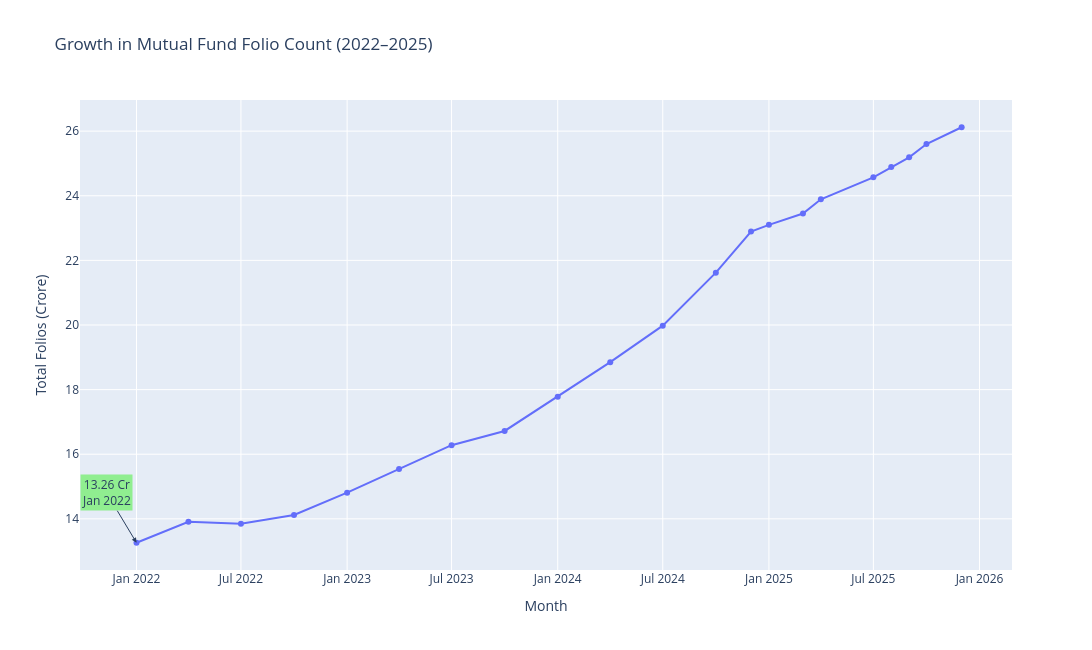

The code cell stored with this chart in its notebook:
### Code cell
fig.add_annotation(
    x="2022-01-01",
    y=13.26,
    text="13.26 Cr<br>Jan 2022",
    showarrow=True,
    arrowhead=2,
    bgcolor="lightgreen",
    ax=-30,
    ay=-50
)

### Figure 1 — Plotly figure (JSON) as saved in the notebook; plotly's stock layout.template omitted (floating-point values rounded to 4 significant figures)
{"data": [{"hovertemplate": "Month=%{x}<br>Total Folios (Crore)=%{y}<extra></extra>", "legendgroup": "", "line": {"color": "#636efa", "dash": "solid"}, "marker": {"symbol": "circle"}, "mode": "lines+markers", "name": "", "orientation": "v", "showlegend": false, "type": "scatter", "x": ["2022-01-01T00:00:00", "2022-04-01T00:00:00", "2022-07-01T00:00:00", "2022-10-01T00:00:00", "2023-01-01T00:00:00", "2023-04-01T00:00:00", "2023-07-01T00:00:00", "2023-10-01T00:00:00", "2024-01-01T00:00:00", "2024-04-01T00:00:00", "2024-07-01T00:00:00", "2024-10-01T00:00:00", "2024-12-01T00:00:00", "2025-01-01T00:00:00", "2025-03-01T00:00:00", "2025-04-01T00:00:00", "2025-07-01T00:00:00", "2025-08-01T00:00:00", "2025-09-01T00:00:00", "2025-10-01T00:00:00", "2025-12-01T00:00:00"], "xaxis": "x", "y": [13.26, 13.91, 13.85, 14.12, 14.81, 15.54, 16.28, 16.72, 17.78, 18.85, 19.98, 21.62, 22.89, 23.1, 23.45, 23.89, 24.57, 24.89, 25.19, 25.6, 26.12], "yaxis": "y"}], "layout": {"annotations": [{"arrowhead": 2, "ax": -30, "ay": -50, "bgcolor": "lightgreen", "showarrow": true, "text": "13.26 Cr<br>Jan 2022", "x": "2022-01-01", "y": 13.26}], "height": 650, "hovermode": "x unified", "legend": {"tracegroupgap": 0}, "title": {"text": "Growth in Mutual Fund Folio Count (2022–2025)"}, "width": 1200, "xaxis": {"anchor": "y", "domain": [0, 1], "title": {"text": "Month"}}, "yaxis": {"anchor": "x", "domain": [0, 1], "title": {"text": "Total Folios (Crore)"}}}}
